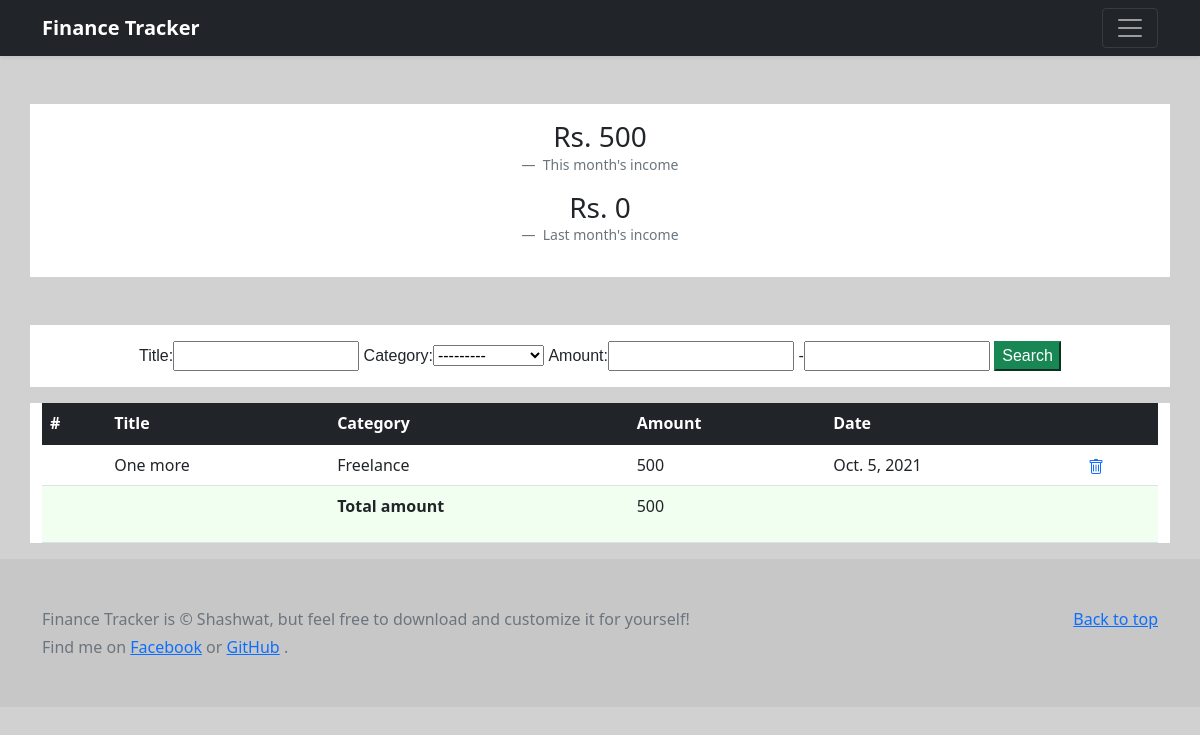
Before: /income_detail/ (signed in) with the older database file.
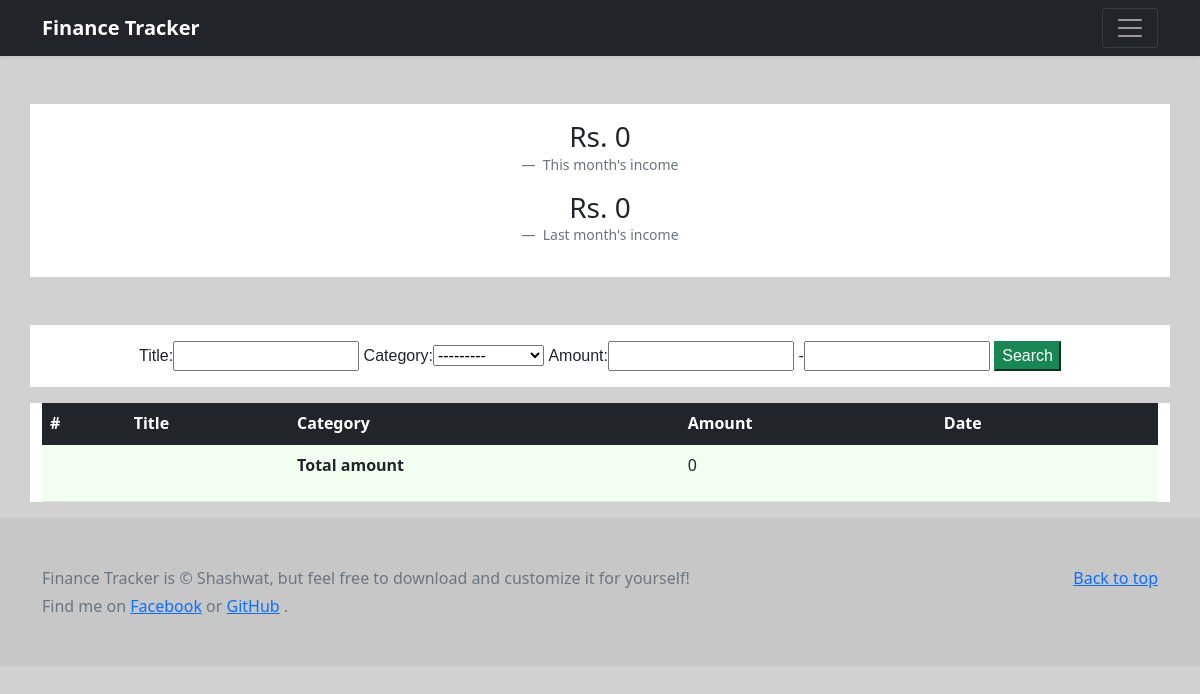
After: the same page with the newer database file.
### main/models.py (models this page shows, shortened)
class IncomeItem(models.Model):
    user = models.ForeignKey(User, on_delete=CASCADE)
    title = models.CharField(max_length=100)
    category = models.CharField(choices=INCOME_CATEGORIES,max_length=100)
    amount = models.IntegerField()
    transaction_date = models.DateField(default=timezone.now)

### income_detail/views.py (the view)
# urls.py: path('', IncomeDetail.as_view(), name='income_detail'),
class IncomeDetail(LoginRequiredMixin, TemplateView):
    template_name = 'income_detail.html'
    def get_context_data(self, **kwargs):
        total_income = 0
        income_items = IncomeItem.objects.filter(user=self.request.user)
        myFilter = IncomeFilter(self.request.GET, queryset=income_items)
        income_items = myFilter.qs
        this_month = date.today().replace(day= 1)
        prev_month = (this_month - timedelta(days=15)).replace(day=1)
        last_month_items = IncomeItem.objects.filter(user=self.request.user).filter(transaction_date__gte=prev_month, transaction_date__lte=this_month)
        for i in IncomeItem.objects.filter(user= self.request.user):
            total_income = total_income + i.amount
        total_amount_filter = 0
        for i in income_items:
            total_amount_filter = total_amount_filter + i.amount
        last_month_income = 0
        for i in last_month_items:
            last_month_income = last_month_income + i.amount
        context = super().get_context_data(**kwargs)
        context["total_income"] = total_income
        context["income_items"] = reversed(income_items)
        context["myFilter"] = myFilter
        context["last_month_income"] = last_month_income
        context["total_amount_filter"] = total_amount_filter
        return context

### templates/income_detail.html (shortened to what this page needs)
{% extends 'base.html' %}
{% block content %}
<div class="container my-5 text-center" style="background-color: white;">
    <div class="container py-3">
    <figure>
        <blockquote class="h3">
          <p>Rs. {{total_income}}</p>
        </blockquote>
        <figcaption class="blockquote-footer">
          This month's income
        </figcaption>
      </figure>
      <figure>
        <blockquote class="h3">
            <p>Rs. {{last_month_income}}</p>
          </blockquote>
          <figcaption class="blockquote-footer">
            Last month's income
          </figcaption>
      </figure>
    </div>
</div>
<div class="container my-3 text-center" style="background-color: white;">
    <form class="py-3" method="GET" style="font-family: 'Gill Sans', 'Gill Sans MT', Calibri, 'Trebuchet MS', sans-serif;">
        {{myFilter.form}}
        <button class="btn-success" type="submit">Search</button>
    </form>
</div>
<div class="container" style="background-color: white;">
    <table class="table">
        <thead class="table-dark">
          <tr>
            <th scope="col">#</th>
            <th scope="col">Title</th>
            <th scope="col">Category</th>
            <th scope="col">Amount</th>
            <th scope="col">Date</th>
            <th scope="col"></th>
          </tr>
        </thead>
        <tbody>
            {% for income_item in income_items %}
          <tr>
            <th scope="row">{{for}}</th>
            <td>{{income_item.title}}</td>
            <td>{{income_item.category}}</td>
            <td>{{income_item.amount}}</td>
            <td>{{income_item.transaction_date}}</td>
            <td><a type="button" href="{% url 'delete' income_item.id %}" data-bs-toggle="tooltip" data-bs-placement="top" title="Delete this item">
            </a >
        </td>
          </tr>
          {% endfor %}
          <tr style="background-color: honeydew;">
            <td><p></p></td>
            <td><p></p></td>
            <td>
              <p><b> Total amount </b></p>
            </td>
            <td>
              <p> {{total_amount_filter}} </p>
            </td>
            <td>
            </td>
            <td>
            </td>
          </tr>
        </tbody>
      </table>
</div>
{% endblock content %}

### templates/base.html (shortened to what this page needs)
<!DOCTYPE html>
<html lang="en">
  <head>
    <link
      href="https://cdn.jsdelivr.net/npm/bootstrap@5.1.1/dist/css/bootstrap.min.css"
      rel="stylesheet"
    />
  </head>
  <body style="background-color: rgb(209, 209, 209);">
    <header>
      <div class="navbar navbar-dark bg-dark shadow-sm">
        <div class="container">
          <a href="{% url 'home' %}" class="navbar-brand d-flex align-items-center">
            <strong>Finance Tracker</strong>
          </a>
          <button class="navbar-toggler" type="button" data-bs-toggle="collapse" data-bs-target="#navbarHeader" aria-controls="navbarHeader" aria-expanded="false" aria-label="Toggle navigation">
            <span class="navbar-toggler-icon"></span>
          </button>
        </div>
      </div>
    </header>
    {% block content %}{% endblock content %}
    <footer class="text-muted py-5" style="background-color: rgb(199, 199, 199);">
      <div class="container">
        <p class="float-end mb-1">
          <a href="#">Back to top</a>
        </p>
        <p class="mb-1">Finance Tracker is &copy; Shashwat, but feel free to download and customize it for yourself!</p>
        <p class="mb-0">Find me on <a href="https://www.facebook.com/s.poud3l/" target="_blank">Facebook</a> or
          <a href="https://github.com/Shashwat-pd/finance-tracker" target="_blank"> GitHub</a> .</p>
      </div>
    </footer>
  </body>
</html>

Changed rows visible on the page:
removed IncomeItem: title "One more", category "Freelance", amount "500", transaction_date "Oct. 5, 2021"
Other visible differences:
{{ total_income }}: "500" → "0"
{{ total_amount_filter }}: "500" → "0"
